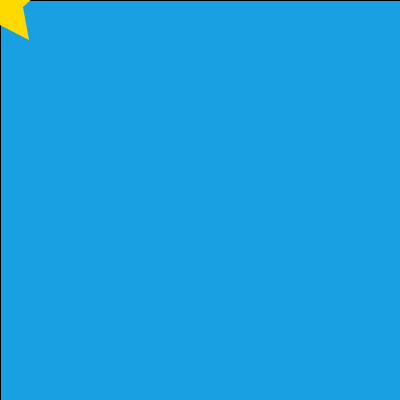
Frame 1 (no input)
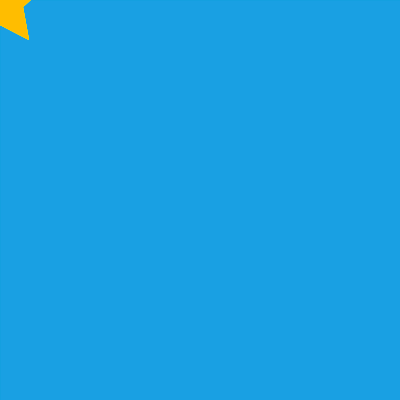
Frame 60 (the mouse pressed at the canvas centre just before this capture)
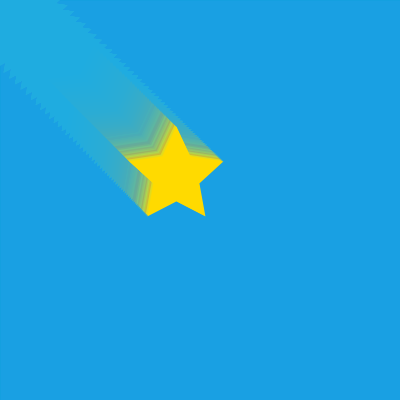
Frame 120 (the mouse held since frame 60 and released just before this capture)

The Processing sketch that drew these frames (run headless with seeded random() and noise(); from frame 60 on, the mouse is pressed at the canvas centre):

// Processing sketch: processing_129791
// ── processing_129791.pde

// copyright eunkic 
// hw #3

// variables declarations
float x, y;
float xDist, yDist;
float easing;

// functions
void setup () 
{  
  size (400, 400);
  background (25, 160, 227);
  smooth ();
  frameRate (50);
  easing = .035;
}

void draw () 
{
  // interactions
  // noCursor ();
  xDist = mouseX - x;
  yDist = mouseY - y;
  x = x + easing*xDist;
  y = y + easing*yDist;
  
  // opacity
  fill(25, 160, 227, 20);
  rect(0, 0, width, height);
  
  // shape
  fill (255, random(180,240), 0);
  noStroke ();
  beginShape();
  vertex(x, y-50);
  vertex(x+14, y-20);
  vertex(x+47, y-15);
  vertex(x+23, y+7);
  vertex(x+29, y+40);
  vertex(x, y+25);
  vertex(x-29, y+40);
  vertex(x-23, y+7);
  vertex(x-47, y-15);
  vertex(x-14, y-20);
  endShape(CLOSE);
}

void mouseMoved() {
  // darkend background
  background (random(5, 50), random(45, 70), random(90, 100));
  
  // shape over darkend background
  fill (255, random(180,240), 0);
  noStroke ();
  beginShape();
  vertex(x, y-50);
  vertex(x+14, y-20);
  vertex(x+47, y-15);
  vertex(x+23, y+7);
  vertex(x+29, y+40);
  vertex(x, y+25);
  vertex(x-29, y+40);
  vertex(x-23, y+7);
  vertex(x-47, y-15);
  vertex(x-14, y-20);
  endShape(CLOSE);
}
